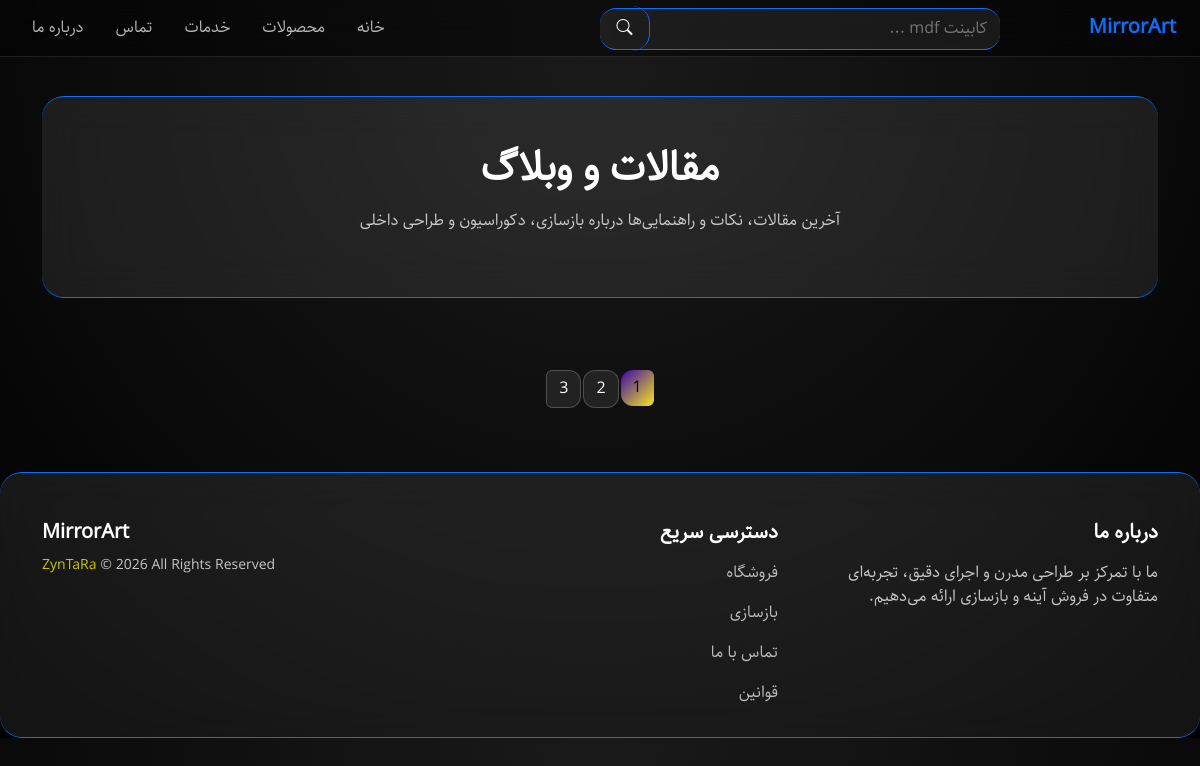
The page /archives/ on the database as committed earlier.
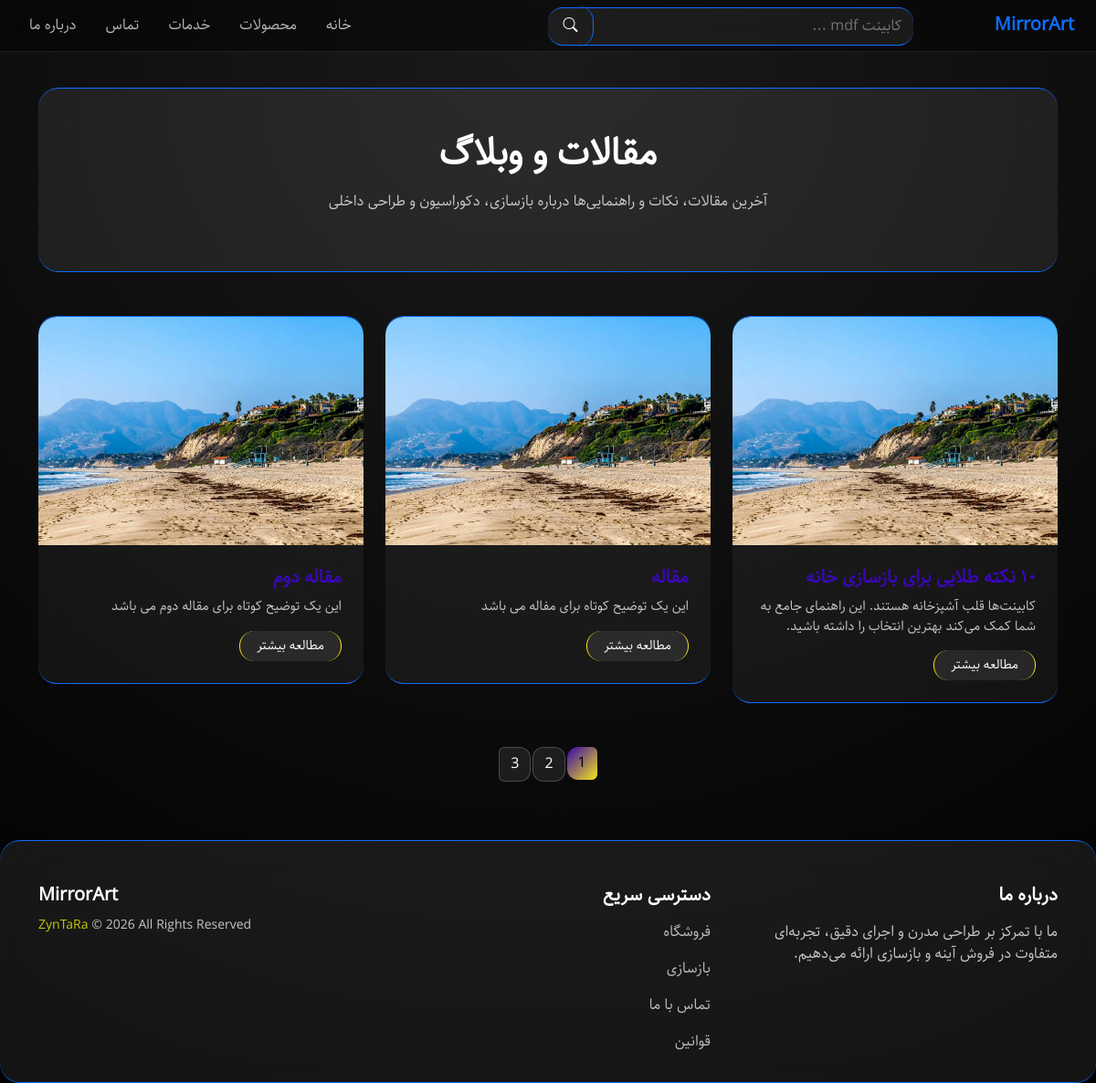
The same page on the database as committed later.
### archives/models.py (models this page shows, shortened)
class Archives(models.Model):
    author = models.ForeignKey(
        get_user_model(),
        on_delete=models.CASCADE,
        related_name="author",
        verbose_name=_("author"),
    )
    title = models.CharField(max_length=100, verbose_name=_("title"))
    short_description = models.CharField(
        max_length=300, verbose_name=_("short description")
    )
    full_description = models.TextField(verbose_name=_("full description"))
    active = models.BooleanField(default=True, verbose_name=_("active"))
    datetime_created = models.DateTimeField(
        auto_now_add=True, verbose_name=_("datetime created")
    )
    datetime_modified = models.DateTimeField(
        auto_now=True, verbose_name=_("datetime modified")
    )
    class Meta:
        verbose_name = _("Archive")
        verbose_name_plural = _("Archives")
    def get_absolute_url(self):
        return reverse("archive_detail", args=[self.pk])

### archives/views.py (the view)
# urls.py: path("", views.ArchivesListView.as_view(), name="archive_list"),
class ArchivesListView(generic.ListView):
    model = models.Archives
    template_name = "archives/archive_list.html"
    context_object_name = "archives"

### archives/templates/archives/archive_list.html (shortened to what this page needs)
{% extends '_base.html' %}
{% load static %}
{% block body %}
  <section class="pt-5 mt-5">
    <div class="container">
      <div class="glass-card p-5 text-center mb-5">
        <h1 class="fw-bold">مقالات و وبلاگ</h1>
        <p class="opacity-75 mt-3">آخرین مقالات، نکات و راهنمایی‌ها درباره بازسازی، دکوراسیون و طراحی داخلی</p>
      </div>
      <div class="row g-4">
        {% for archive in archives %}
          <div class="col-md-6 col-lg-4">
            <div class="blog-card glass-card overflow-hidden">
              <img src="{% static 'img/city_bright_8 (1).jpg' %}" class="img-fluid" alt="بازسازی خانه" />
              <div class="p-4">
                <h5 class="fw-bold mb-2">{{ archive.title }}</h5>
                <p class="opacity-75 mb-3">{{ archive.short_description }}</p>
                <a href="{{ archive.get_absolute_url }}" class="btn btn-sm btn-glass">مطالعه بیشتر</a>
              </div>
            </div>
          </div>
        {% endfor %}
      </div>
      <div class="d-flex justify-content-center mt-5">
        <nav>
          <ul class="pagination pagination-glass">
            <li class="page-item active">
              <a class="page-link">1</a>
            </li>
            <li class="page-item">
              <a class="page-link">2</a>
            </li>
            <li class="page-item">
              <a class="page-link">3</a>
            </li>
          </ul>
        </nav>
      </div>
    </div>
  </section>
{% endblock %}

### templates/_base.html (shortened to what this page needs)
{% load static %}
<!DOCTYPE html>
<html lang="fa" dir="rtl">
  <head>
    <link rel="stylesheet" href="{% static 'css/bootstrap.rtl.min.css' %}" />
    <link rel="stylesheet" href="{% static 'css/bootstrap-icon.css' %}" />
    <link rel="stylesheet" href="{% static 'css/owl.carousel.min.css' %}" />
    <link rel="stylesheet" href="{% static 'css/owl.theme.default.min.css' %}" />
    <link rel="stylesheet" href="{% static 'css/card-slider.css' %}" />
    <link rel="stylesheet" href="{% static 'css/Map.css' %}" />
    <link rel="stylesheet" href="{% static 'css/fancybox.css' %}" />
    <link rel="stylesheet" href="{% static 'css/style.css' %}" />
  </head>
  <body>
    <header>
      <nav class="navbar navbar-expand-lg fixed-top glass-nav">
        <div class="container-fluid px-4">
          <a class="navbar-brand fw-bold text-primary" href="#">MirrorArt</a>
          <div class="collapse navbar-collapse" id="mainNav">
            <ul class="navbar-nav ms-auto gap-3">
              <li class="nav-item">
                <a class="nav-link" href="{% url 'home' %}">خانه</a>
              </li>
              <li class="nav-item">
                <a class="nav-link" href="{% url 'product_list' %}">محصولات</a>
              </li>
              <li class="nav-item">
                <a class="nav-link" href="{% url 'service_list' %}">خدمات</a>
              </li>
              <li class="nav-item">
                <a class="nav-link" href="{% url 'about_us' %}">تماس</a>
              </li>
              <li class="nav-item">
                <a class="nav-link" href="{% url 'about_us' %}">درباره ما</a>
              </li>
            </ul>
          </div>
          <div class="col-lg-4 col-sm-6 d-none d-sm-block text-center py-2 main-menu">
            <form action="" class="position-relative search-box">
              <input type="text" class="w-100 text-light p-2 rounded-4 border-primary border-end-0 border-start-0" placeholder=" کابینت mdf ... " />
              <button class="position-absolute search-btn border-start border-primary"><i class="bi bi-search"></i></button>
            </form>
          </div>
        </div>
      </nav>
    </header>
    {% block body %}
    {% endblock %}
    <footer class="mt-5 pt-5 pb-3 glass-footer">
      <div class="container">
        <div class="row gy-4">
          <div class="col-md-4">
            <h5 class="fw-bold">درباره ما</h5>
            <p class="opacity-75 mt-3">ما با تمرکز بر طراحی مدرن و اجرای دقیق، تجربه‌ای متفاوت در فروش آینه و بازسازی ارائه می‌دهیم.</p>
          </div>
          <div class="col-md-4">
            <h5 class="fw-bold">دسترسی سریع</h5>
            <ul class="list-unstyled mt-3">
              <li class="mb-3">
                <a href="{% url 'product_list' %}" class="footer-link">فروشگاه</a>
              </li>
              <li class="mb-3">
                <a href="{% url 'service_list' %}" class="footer-link">بازسازی</a>
              </li>
              <li class="mb-3">
                <a href="{% url 'about_us' %}" class="footer-link">تماس با ما</a>
              </li>
              <li class="mb-3">
                <a href="{% url 'privacy_policy' %}" class="footer-link">قوانین</a>
              </li>
            </ul>
          </div>
          <div class="col-md-4 text-md-end">
            <h5 class="fw-bold">MirrorArt</h5>
            <small class="opacity-75"><span style="opacity: 1; color: #ffff00;">ZynTaRa</span> © 2026 All Rights Reserved</small>
          </div>
        </div>
      </div>
    </footer>
  </body>
</html>

### static/css/style.css (style rules this page uses)
* { margin: 0; padding: 0; outline: none; box-sizing: border-box; }
img { width: 100%; }
ul, li { list-style: none; }
a { text-decoration: none; color: #333; }
html, body { font-family: 'mrsiteG'; font-size: 1rem; background: radial-gradient(circle at top, #1a1a1a, #000); color: #fff; }
:root { --color1: #4c00ffa9; --color2: #f8e71c; }
.glass-card, .glass-footer { background: #ffffff14; backdrop-filter: blur(20px); border-radius: 22px; border: 1px solid var(--bs-primary); border-right: 0; border-left: 0; transition: all ease .3s; }
.glass-nav { background: #00000073; backdrop-filter: blur(15px); border-bottom: 1px solid #ffffff1a; }
.main-menu { position: absolute; top: 0; left: 50%; }
.main-menu input, .main-menu-res input { background: #ffffff14; backdrop-filter: blur(20px); border: 1px solid #ffffff26; }
.main-menu button, .main-menu-res button { background: transparent; width: 50px; height: 45px; border-radius: 37%; color: #fff; top: -4%; left: 0; border: 0; }
.nav-link, .footer-link { color: #fff; opacity: .7; text-decoration: none; }
.btn-glass { background: #ffffff14; color: #fff; border: 1px solid var(--color2); border-bottom: 0; border-top: 0; border-radius: 16px; padding: 6px 18px; transition: all 0.3s ease; }
.pagination-glass .page-link { background: rgba(255, 255, 255, 0.08); border: none; color: #fff; margin: 0 4px; border-radius: 12px; }
.pagination-glass .page-item.active .page-link { background: linear-gradient(135deg, var(--color1), var(--color2)); color: #000; }
.blog-card { background: rgba(255, 255, 255, 0.05); backdrop-filter: blur(14px); border-radius: 20px; transition: all 0.3s ease; }
.blog-card img { border-top-left-radius: 20px; border-top-right-radius: 20px; transition: transform 0.5s ease; height: 250px; object-fit: cover; }
.blog-card h5 { color: var(--color1); }
.blog-card p { font-size: 0.9rem; }
.pagination-glass .page-link { background: rgba(255, 255, 255, 0.08); border: 1px solid rgba(255, 255, 255, 0.2); color: #fff; margin: 0 3px; border-radius: 12px; transition: all 0.3s ease; }
.pagination-glass .page-item.active .page-link { background: linear-gradient(135deg, var(--color1), var(--color2)); color: #000; border: none; }
@media only screen and (min-width: 425px) { .main-menu { left: 26%; } }
@media only screen and (min-width: 992px) { .main-menu { left: 50%; } }

Rows that differ between the two databases and show on the page:
added Archives: title "۱۰ نکته طلایی برای بازسازی خانه", short_description "کابینت‌ها قلب آشپزخانه هستند. این راهنمای جامع به شما کمک می‌کند بهترین انتخاب را داشته باشید."
added Archives: title "مقاله", short_description "این یک توضیح کوتاه برای مفاله می باشد"
added Archives: title "مقاله دوم", short_description "این یک توضیح کوتاه برای مقاله دوم می باشد"
